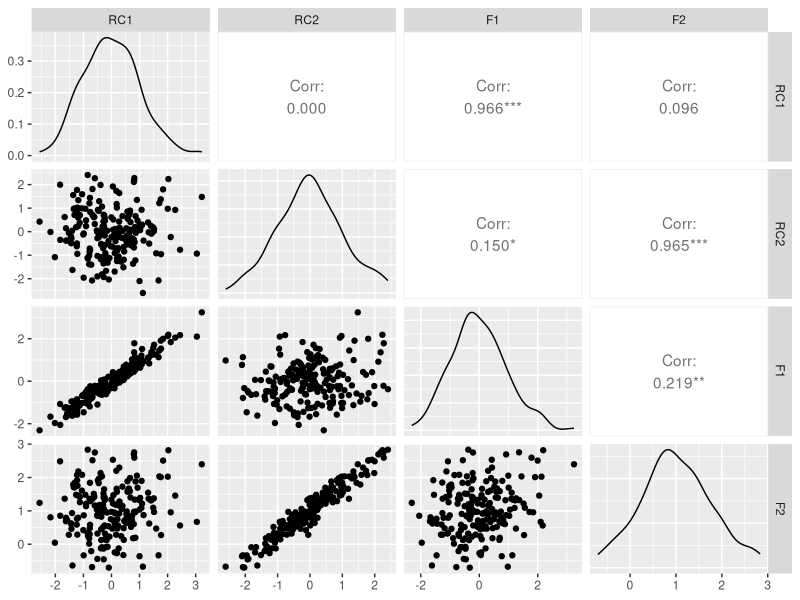
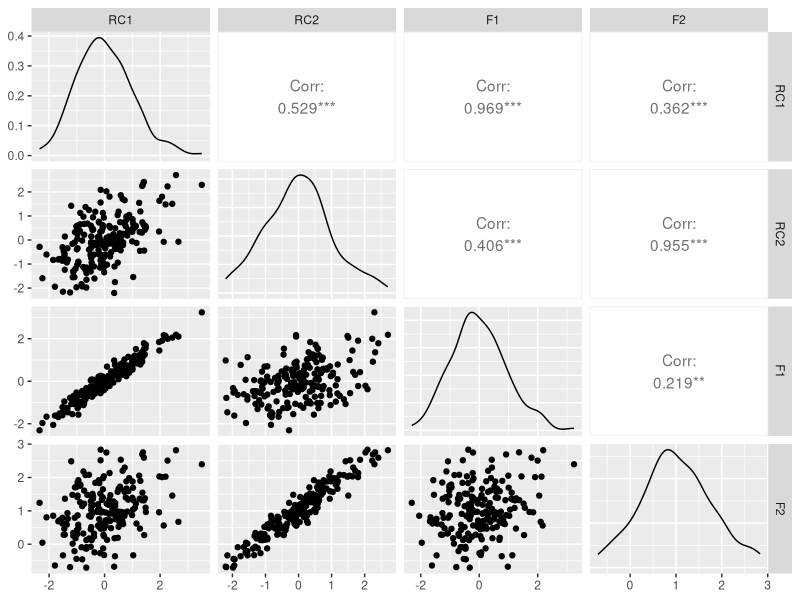
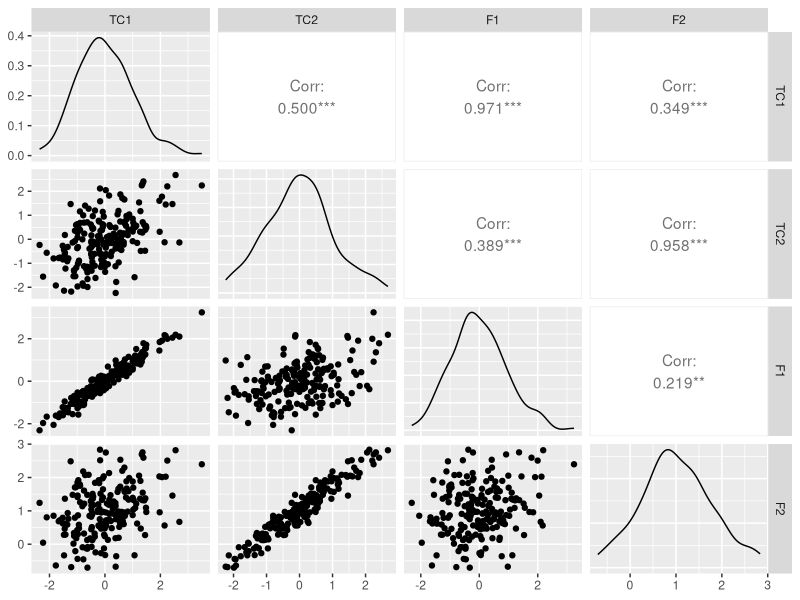

Write the R code that produced these figures, in order.
## ---- chunk 1
library(psych)
library(ggplot2)
library(ggpubr)
library(GGally)

# --- Step 1: Create example data with clear 2-factor structure ---
set.seed(123)
n <- 200
F1 <- rnorm(n)
F2 <- F1 * 0.2 + sqrt(1 - 0.2^2) + rnorm(n, 0, 0.75)

# Variables mainly loading on one factor
V1 <- 0.8*F1 + 0.1*F2 + rnorm(n, 0, 0.2)
V2 <- 0.7*F1 + 0.2*F2 + rnorm(n, 0, 0.2)
V3 <- 0.1*F1 + 0.8*F2 + rnorm(n, 0, 0.2)
V4 <- 0.2*F1 + 0.7*F2 + rnorm(n, 0, 0.2)

df <- data.frame(V1, V2, V3, V4)

round(cor(df), 2)
## ---- chunk 2
# Step 2: Compute correlation matrix
R <- cor(df)

# Step 3: Factor analysis with 2 factors
pc_varimax = psych::principal(df, nfactors = 2, rotate = "varimax")

print(pc_varimax$loadings, cutoff = 0)

plot_df = data.frame(pc_varimax$scores, F1 , F2)

ggpairs(plot_df)
## ---- chunk 3
# Step 4: Promax Rotations
pc_promax = psych::principal(df, nfactors = 2, rotate = "promax")

print(pc_promax$loadings, cutoff = 0)

plot_df = data.frame(pc_promax$scores, F1 , F2)
ggpairs(plot_df)
## ---- chunk 4
# Step 4: Promax Rotations
pc_oblimin = psych::principal(df, nfactors = 2, rotate = "oblimin")

print(pc_oblimin$loadings, cutoff = 0)

plot_df = data.frame(pc_oblimin$scores, F1 , F2)
ggpairs(plot_df)
